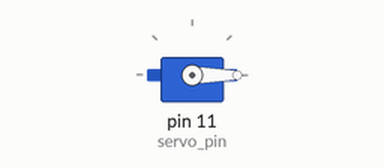
Recording of a sketch running on a simulated Arduino Uno, built with avr-gcc and run on an emulated ATmega328P. Shown: servo.

Above: at 0.05 s.
At 2.05 s:
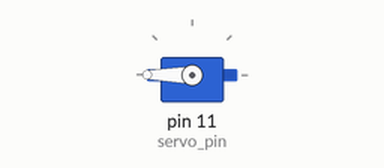
At 4.0 s:
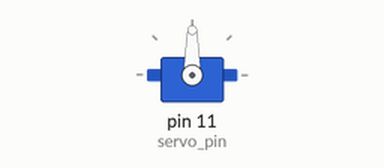
Timing chart, 0 to 5.2 s (numbered marks = the images above):
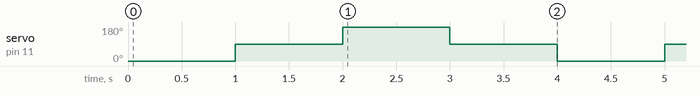

Measured:
- by itself, servo on pin 11 (servo_pin): repeats every 4.0 s: 180° 1.0 s, 90° 1.0 s, 0° 1.0 s, 90° 1.0 s

The sketch:

mini_servo_sg90.ino
```cpp
#include<Servo.h>
int servo_pin=11;
Servo miniservo;
void setup() {
  // put your setup code here, to run once:
  miniservo.attach(servo_pin);
}

void loop() {
  // put your main code here, to run repeatedly:
  miniservo.write(0);
  delay(1000);
  miniservo.write(90);
  delay(1000);
  miniservo.write(180);
  delay(1000);
  miniservo.write(90);
  delay(1000);
}
```
